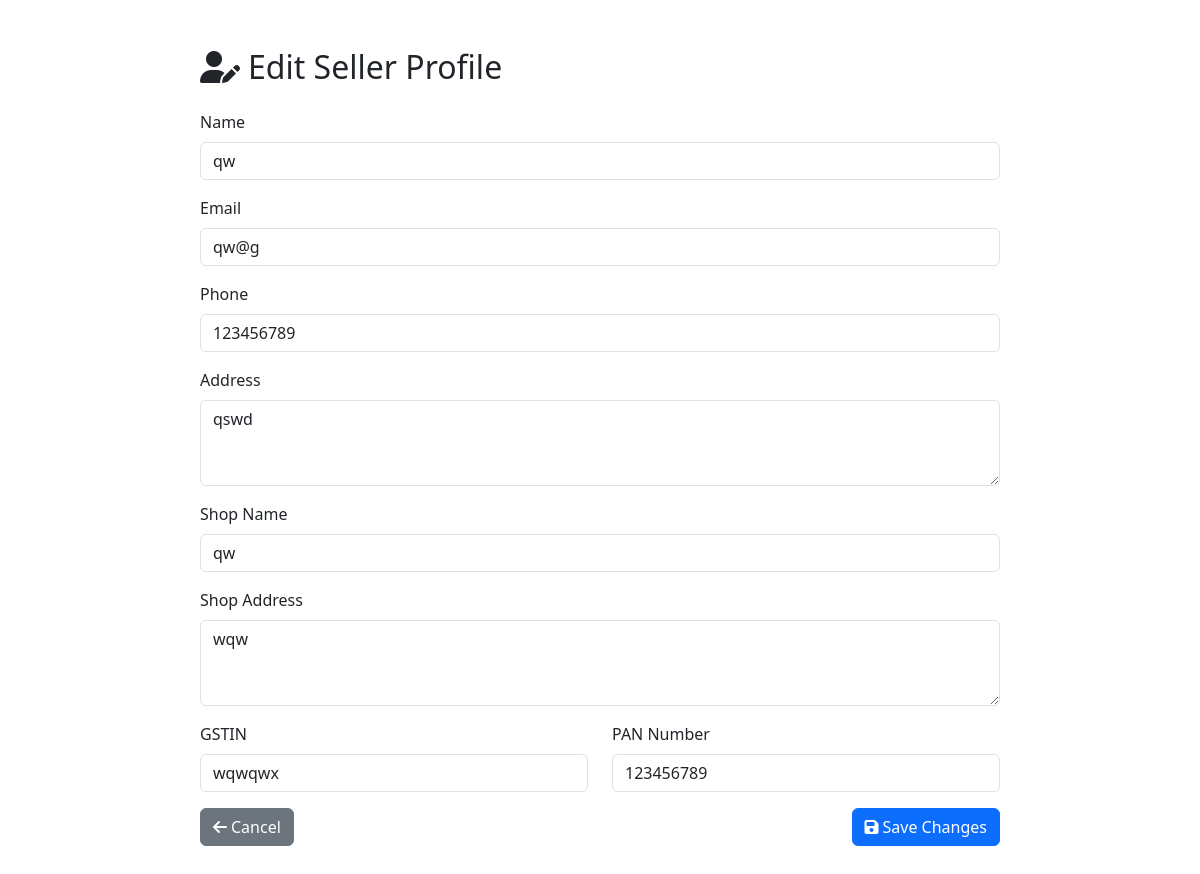
The page /edit_profile (signed in) on the database its author committed.
### app.py (models this page shows)
class User(db.Model):
    id = db.Column(db.Integer, primary_key=True)
    phone = db.Column(db.String(15), unique=True, nullable=False)
    password = db.Column(db.String(255), nullable=False)
    name = db.Column(db.String(100), nullable=False)
    email = db.Column(db.String(100), nullable=False)
    address = db.Column(db.String(255), nullable=False)
    role = db.Column(db.String(10), nullable=False)  # 'admin', 'seller', 'buyer'
    seller_info = db.relationship('SellerInfo', backref='user', uselist=False)
    products = db.relationship('Product', backref='seller', lazy=True)
    orders = db.relationship('Order', backref='buyer', lazy=True)
    cart_items = db.relationship('CartItem', backref='user', lazy=True)

class SellerInfo(db.Model):
    id = db.Column(db.Integer, primary_key=True)
    user_id = db.Column(db.Integer, db.ForeignKey('user.id'), nullable=False)
    shop_name = db.Column(db.String(100), nullable=False)
    shop_address = db.Column(db.String(255), nullable=False)
    gstin = db.Column(db.String(20), nullable=False)
    pan_number = db.Column(db.String(20), nullable=False)
    category = db.Column(db.String(50), nullable=False)  # 'bike', 'car', 'both'
    is_approved = db.Column(db.Boolean, default=False)

### app.py (the view, shortened to what this page needs)
@app.route('/edit_profile', methods=['GET', 'POST'])
@login_required
def edit_profile():
    user = User.query.get(session['user_id'])
    if user.role == 'seller':
        seller_info = SellerInfo.query.filter_by(user_id=user.id).first()
        return render_template('edit_seller_profile.html', user=user, seller_info=seller_info)
    else:
        return render_template('edit_buyer_profile.html', user=user)

### app.py (called while the page is built)
def login_required(f):
    @wraps(f)
    def decorated_function(*args, **kwargs):
        if 'user_id' not in session:
            flash('Please log in to access this page.', 'danger')
            return redirect(url_for('login'))
        return f(*args, **kwargs)
    return decorated_function

### templates/edit_seller_profile.html (shortened to what this page needs)
<!DOCTYPE html>
<html lang="en">
  <head>
    <link
      rel="stylesheet"
      href="https://cdnjs.cloudflare.com/ajax/libs/bootstrap/5.3.0/css/bootstrap.min.css"
    />
    <link
      rel="stylesheet"
      href="https://cdnjs.cloudflare.com/ajax/libs/font-awesome/6.4.0/css/all.min.css"
    />
  </head>
  <body>
    <div class="container mt-5 mb-5">
      <div class="form-container">
        <h2 class="mb-4">
          <i class="fas fa-user-edit me-2"></i>Edit Seller Profile
        </h2>
        <form
          method="POST"
          action="{{ url_for('edit_seller_profile') }}"
          class="needs-validation"
          novalidate
        >
          <div class="mb-3">
            <label for="name" class="form-label">Name</label>
            <input
              type="text"
              class="form-control"
              id="name"
              name="name"
              value="{{ user.name }}"
              required
            />
          </div>
          <div class="mb-3">
            <label for="email" class="form-label">Email</label>
            <input
              type="email"
              class="form-control"
              id="email"
              name="email"
              value="{{ user.email }}"
              required
            />
          </div>
          <div class="mb-3">
            <label for="phone" class="form-label">Phone</label>
            <input
              type="text"
              class="form-control"
              id="phone"
              name="phone"
              value="{{ user.phone }}"
              required
            />
          </div>
          <div class="mb-3">
            <label for="address" class="form-label">Address</label>
            <textarea
              class="form-control"
              id="address"
              name="address"
              rows="3"
              required
            >
{{ user.address }}</textarea
            >
          </div>
          <div class="mb-3">
            <label for="shop_name" class="form-label">Shop Name</label>
            <input
              type="text"
              class="form-control"
              id="shop_name"
              name="shop_name"
              value="{{ user.seller_info.shop_name }}"
              required
            />
          </div>
          <div class="mb-3">
            <label for="shop_address" class="form-label">Shop Address</label>
            <textarea
              class="form-control"
              id="shop_address"
              name="shop_address"
              rows="3"
              required
            >
{{ user.seller_info.shop_address }}</textarea
            >
          </div>
          <div class="row">
            <div class="col-md-6 mb-3">
              <label for="gstin" class="form-label">GSTIN</label>
              <input
                type="text"
                class="form-control"
                id="gstin"
                name="gstin"
                value="{{ user.seller_info.gstin }}"
                required
              />
            </div>
            <div class="col-md-6 mb-3">
              <label for="pan_number" class="form-label">PAN Number</label>
              <input
                type="text"
                class="form-control"
                id="pan_number"
                name="pan_number"
                value="{{ user.seller_info.pan_number }}"
                required
              />
            </div>
          </div>
          <div class="d-flex justify-content-between">
            <a href="{{ url_for('profile') }}" class="btn btn-secondary">
              <i class="fas fa-arrow-left me-1"></i>Cancel
            </a>
            <button type="submit" class="btn btn-primary">
              <i class="fas fa-save me-1"></i>Save Changes
            </button>
          </div>
        </form>
      </div>
    </div>
  </body>
</html>

### templates/edit_seller_profile.html (style rules this page uses)
.form-container { max-width: 800px; margin: 0 auto; }

### rows shown on the page
User: name "qw", email "qw@g", phone "123456789", address "qswd"
SellerInfo: shop_name "qw", shop_address "wqw", gstin "wqwqwx", pan_number "123456789"
